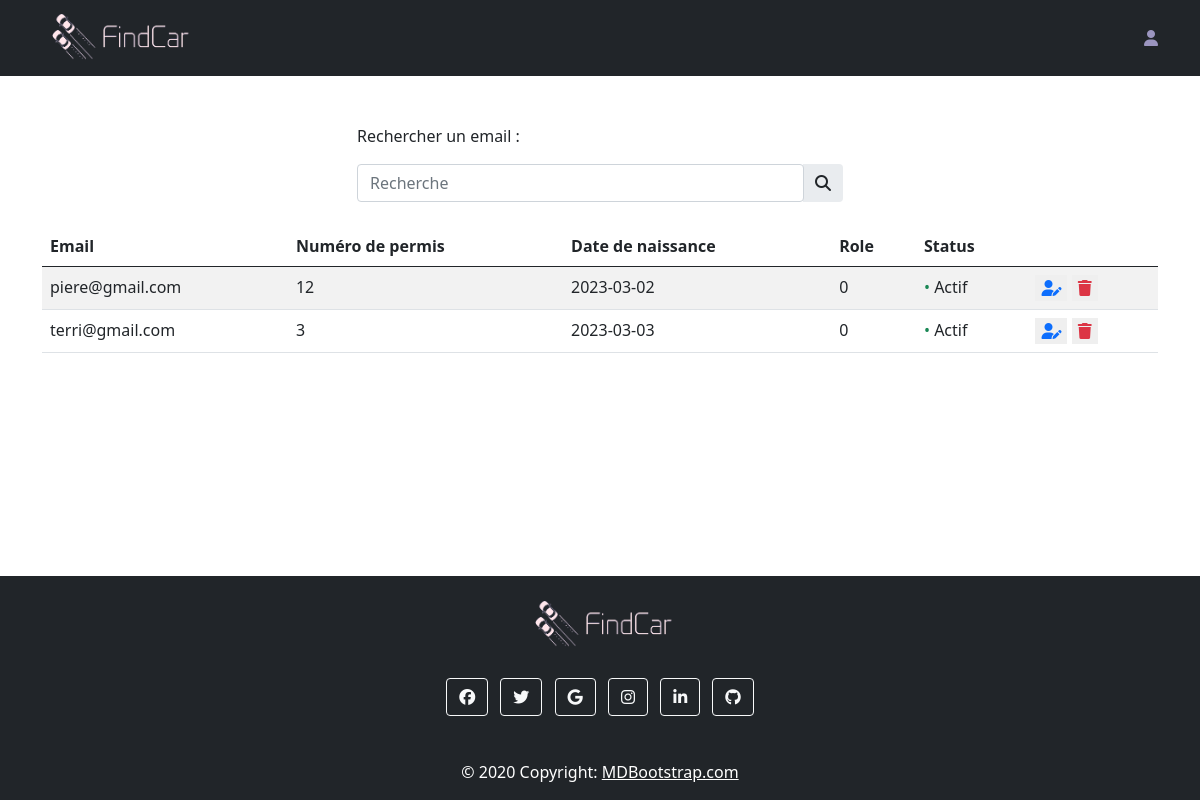
The app's page /vue/gestionUtilisateurs.php, older data.
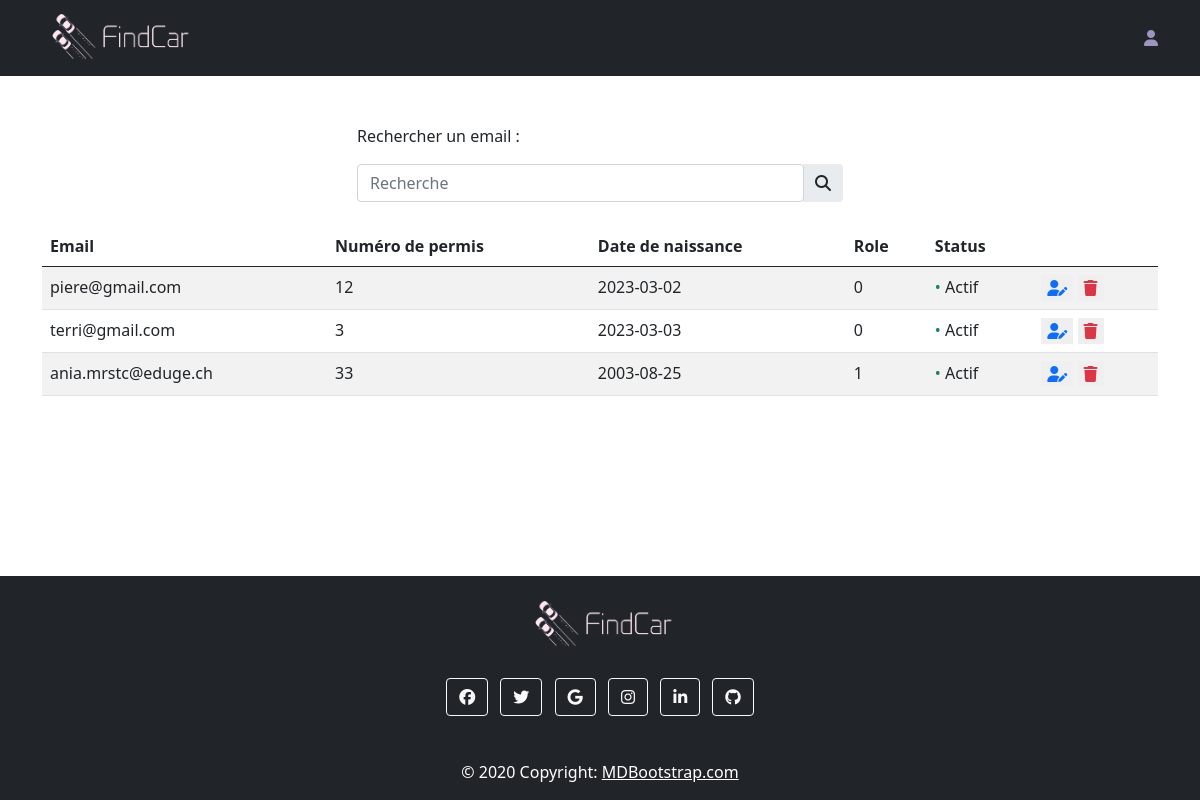
The same page, newer data.
### tables this page shows
CREATE TABLE `Utilisateurs` (
  `IdUtilisateur` int(11) NOT NULL,
  `Email` text NOT NULL,
  `MotDePasse` text NOT NULL,
  `NbPermis` int(100) NOT NULL,
  `Date` date NOT NULL,
  `Actif` varchar(50) NOT NULL,
  `Admin` tinyint(1) NOT NULL
);

### public/model/BDD.php (called while the page is built, shortened)
 <?php
function getConnexion()
{
    static $myDb = null;
    if ($myDb === null) {
        try {
            $myDb = new PDO("mysql:host=" . DB_HOST . ";dbname=" . DB_NAME . ";charset=utf8", DB_USER, DB_PASSWORD);
            $myDb->setAttribute(PDO::ATTR_ERRMODE, PDO::ERRMODE_EXCEPTION);
            $myDb->setAttribute(PDO::ATTR_EMULATE_PREPARES, false);
        } catch (PDOException $e) {
            die("Erreur :" . $e->getMessage());
        }
    }
    return $myDb;
}
function GetUSers()
{
    $myDb = getConnexion();
    $sql = $myDb->prepare("SELECT IdUtilisateur,Email,MotDePasse,NbPermis,Date,Actif,Admin FROM Utilisateurs ");
    $sql->execute();
    return $sql->fetchAll(PDO::FETCH_ASSOC);
}

### public/vue/gestionUtilisateurs.php (the view, shortened to what the changed rows need)
<?php
require("../model/BDD.php");
require("./navbarFooter.php");
$utilisateurs = GetUSers();
$rechercheUtilisateur = filter_input(INPUT_POST, 'rechercherUtilisateur', FILTER_SANITIZE_SPECIAL_CHARS);
?>
<!DOCTYPE html>
<html lang="en">
<head>
    <link href="https://cdn.jsdelivr.net/npm/bootstrap@5.0.2/dist/css/bootstrap.min.css" rel="stylesheet"
>
    <link href="https://cdn.jsdelivr.net/npm/bootstrap@5.0.0-alpha3/dist/css/bootstrap.min.css" rel="stylesheet">
    <link rel="stylesheet"
        href="https://cdnjs.cloudflare.com/ajax/libs/bootstrap-datepicker/1.9.0/css/bootstrap-datepicker.min.css">
    <link rel="stylesheet" href="https://cdnjs.cloudflare.com/ajax/libs/font-awesome/4.7.0/css/font-awesome.min.css">
</head>
<body>
    <div class="container-xl mt-4">
        <div class="table-responsive">
            <div class="table-wrapper">
                <table class="table table-striped table-hover">
                    <thead>
                        <tr>
                            <th>Email</th>
                            <th>Numéro de permis </th>
                            <th>Date de naissance</th>
                            <th>Role</th>
                            <th>Status</th>
                            <th></th>
                        </tr>
                    </thead>
                    <tbody>
                        <?php
                        if ($rechercheUtilisateur != "") {
                            $searchUtilisateur = searchUtilisateur($rechercheUtilisateur);
                            if ($searchUtilisateur != null) {
                                foreach ($searchUtilisateur as $utilisateurRecherche) { ?>
                                    <tr>
                                        <td>
                                            <?= $utilisateurRecherche['Email'] ?>
                                        </td>
                                        <td>
                                            <?= $utilisateurRecherche['NbPermis'] ?>
                                        </td>
                                        <td>
                                            <?= $utilisateurRecherche['Date'] ?>
                                        </td>
                                        <td>
                                            <?= $utilisateurRecherche['Admin'] ?>
                                        </td>
                                        <td>
                                            <?php if ($utilisateurRecherche['Actif'] == "Actif") { ?>
                                                <span class="status text-success">&bull;</span>
                                                <?= $utilisateurRecherche['Actif'] ?>
                                            <?php } else { ?>
                                                <span class="status text-danger">&bull;</span>
                                                <?= $utilisateurRecherche['Actif'] ?>
                                            <?php } ?>
                                        </td>
                                        <td>
                                            <form action="#" method="post">
                                                <button type="submit" class="border-0" name="activerDesactiver">
                                                    <i class="fa-solid fa-user-pen text-primary"></i>
                                                </button>
                                                <button class="border-0" type="submit" name="delete">
                                                    <i class="fa-solid fa-trash text-danger"></i>
                                                </button>
                                                <input type="hidden" name="idUtilisateur"
                                                    value="<?= $utilisateurRecherche['IdUtilisateur'] ?>">
                                                <input type="hidden" name="statusUser"
                                                    value="<?= $utilisateurRecherche['Actif'] ?>">
                                            </form>
                                        </td>
                                    </tr>
                                <?php }
                            } else { ?>
                                <p class="rechercheJeu">Aucun resultat</p>
                            <?php }
                        } else if ($rechercheUtilisateur == "") {
                            foreach ($utilisateurs as $utilisateur) { ?>
                                    <tr>
                                        <td>
                                        <?= $utilisateur['Email'] ?>
                                        </td>
                                        <td>
                                        <?= $utilisateur['NbPermis'] ?>
                                        </td>
                                        <td>
                                        <?= $utilisateur['Date'] ?>
                                        </td>
                                        <td>
                                        <?= $utilisateur['Admin'] ?>
                                        </td>
                                        <td>
                                        <?php if ($utilisateur['Actif'] == "Actif") { ?>
                                                <span class="status text-success">&bull;</span>
                                            <?= $utilisateur['Actif'] ?>
                                        <?php } else { ?>
                                                <span class="status text-danger">&bull;</span>
                                            <?= $utilisateur['Actif'] ?>
                                        <?php } ?>
                                        </td>
                                        <td>
                                            <form action="#" method="post">
                                                <button type="submit" class="border-0" name="activerDesactiver">
                                                    <i class="fa-solid fa-user-pen text-primary"></i>
                                                </button>
                                                <button class="border-0" type="submit" name="delete">
                                                    <i class="fa-solid fa-trash text-danger"></i>
                                                </button>
                                            </form>
                                        </td>
                                    </tr>
                            <?php }
                        } ?>
                    </tbody>
                </table>
            </div>
        </div>
    </div>
</body>
</html>

Row changes from the older to the newer data that the page shows:
added utilisateurs: Email "ania.mrstc@eduge.ch", NbPermis "33", Date "2003-08-25", Admin "1", Actif "Actif"
